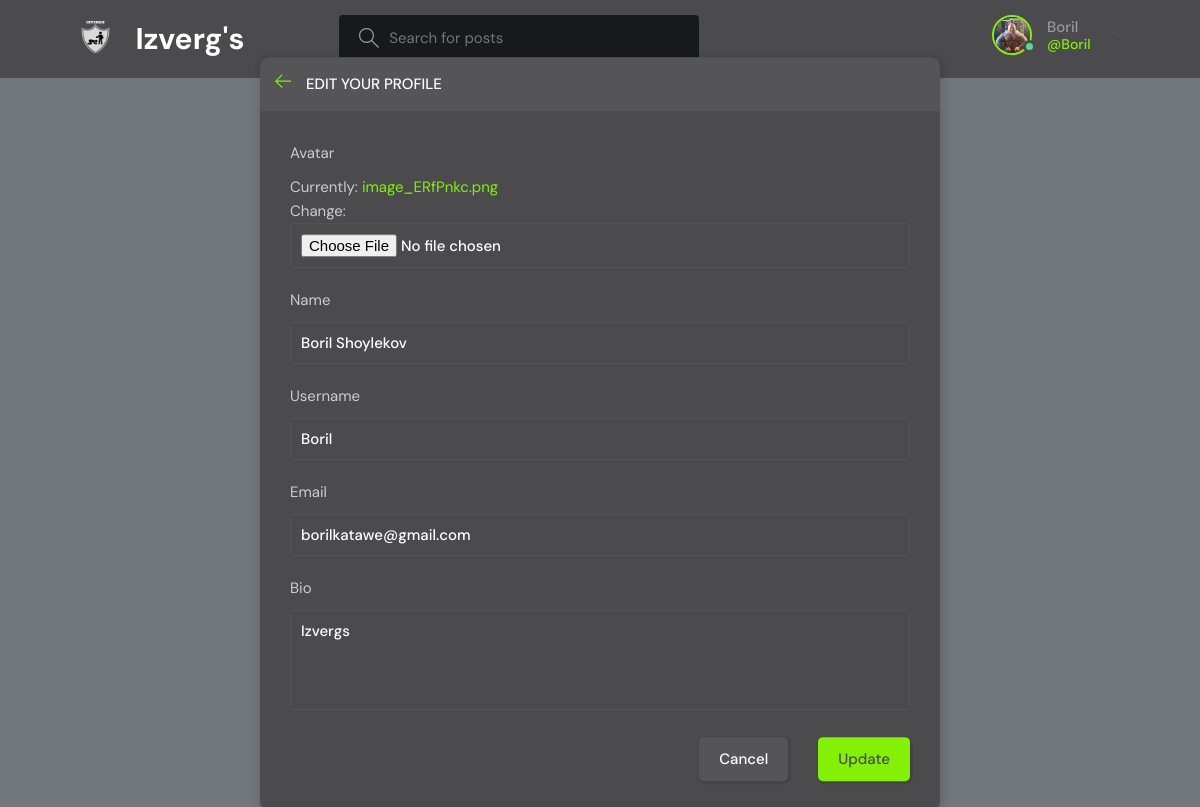
The page /update-user/ (signed in) on the database its author committed.
### base/models.py (models this page shows)
class User(AbstractUser):
    name = models.CharField(max_length=200, null=True)
    email = models.EmailField(unique=True, null=True)
    bio = models.TextField(null=True)
    avatar = models.ImageField(null=True, default="avatar.svg")
    USERNAME_FIELD = 'email'
    REQUIRED_FIELDS = []

### base/views.py (the view)
# urls.py: path('update-user/', views.updateUser, name="update-user"),
@login_required(login_url='login')
def updateUser(request):
    user = request.user
    form = UserForm(instance=user)
    if request.method == 'POST':
        form = UserForm(request.POST, request.FILES, instance=user)
        if form.is_valid():
            form.save()
            return redirect('user-profile', pk=user.id)
    return render(request, 'base/update-user.html', {'form': form})

### base/forms.py
class UserForm(ModelForm):
    class Meta:
        model = User
        fields = ['avatar', 'name', 'username', 'email', 'bio']

### base/templates/base/update-user.html (shortened to what this page needs)
{% extends 'main.html' %}
{% block content %}
<main class="update-account layout">
  <div class="container">
    <div class="layout__box">
      <div class="layout__boxHeader">
        <div class="layout__boxTitle">
          <a href="{% url 'home' %}">
            <svg version="1.1" xmlns="http://www.w3.org/2000/svg" width="32" height="32" viewBox="0 0 32 32">
              <title>arrow-left</title>
              <path
                d="M13.723 2.286l-13.723 13.714 13.719 13.714 1.616-1.611-10.96-10.96h27.625v-2.286h-27.625l10.965-10.965-1.616-1.607z">
              </path>
            </svg>
          </a>
          <h3>Edit your profile</h3>
        </div>
      </div>
      <div class="layout__body">
        <form class="form" action="" method="POST" enctype="multipart/form-data">
          {% for field in form %}
          <div class="form__group">
            <label for="profile_pic">{{field.label}}</label>
            {{field}}
          </div>
          {% endfor %}
          <div class="form__action">
            <a class="btn btn--dark" href="{% url 'user-profile' user.id %}">Cancel</a>
            <button class="btn btn--main" type="submit">Update</button>
          </div>
        </form>
      </div>
    </div>
  </div>
</main>
{% endblock content %}

### templates/navbar.html (shortened to what this page needs)
{% load static %}
<header class="header header--loggedIn">
    <div class="container">
        <a href="{% url 'home' %}" class="header__logo">
            <img src="{% static 'images/logo.png' %}" />
            <h1>Izverg's</h1>
        </a>
        <form class="header__search" method="GET" action="{% url 'home' %}">
            <label>
                <input name="q" placeholder="Search for posts" />
            </label>
        </form>
        <nav class="header__menu">
            {% if request.user.is_authenticated %}
            <div class="header__user">
                <a href="{% url 'user-profile' user.id %}">
                    <div class="avatar avatar--medium active">
                        <img src="{{request.user.avatar.url}}" />
                    </div>
                    <p>{{request.user.username}} <span>@{{request.user.username}}</span></p>
                </a>
                <button class="dropdown-button">
                    <svg version="1.1" xmlns="http://www.w3.org/2000/svg" width="32" height="32" viewBox="0 0 32 32">
                        <title>chevron-down</title>
                        <path d="M16 21l-13-13h-3l16 16 16-16h-3l-13 13z"></path>
                    </svg>
                </button>
            </div>
            {% else %}
            <a href="{% url 'login' %}">
                <img src="{% static 'images/avatar.svg' %}" />
                <p>Login</p>
            </a>
            {% endif %}
        </nav>
    </div>
</header>

### rows shown on the page
User: user.avatar (picture), user.username "Boril", form "Boril Shoylekov" "Boril" "borilkatawe@gmail.com" "Izvergs"

### other values the page prints
{{ field.label }} "Avatar" "Name" "Username" "Email" "Bio"
